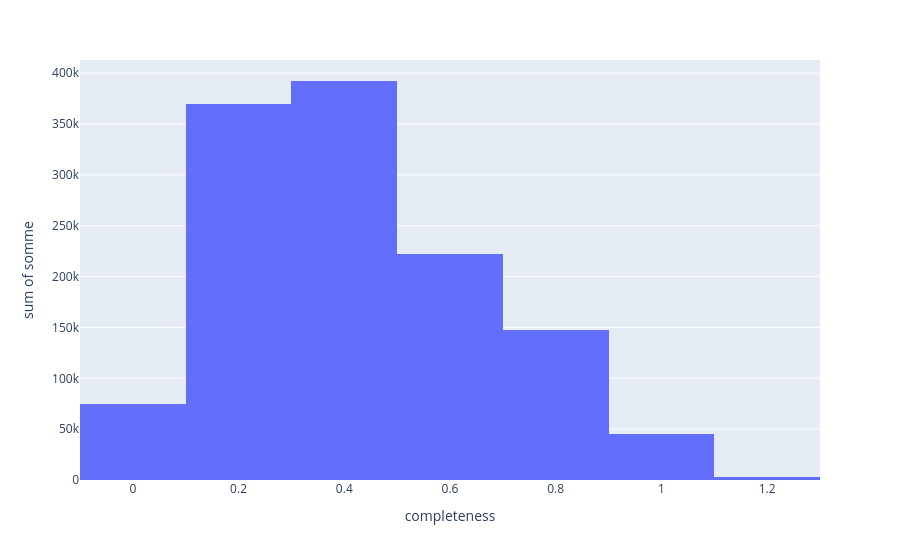

Notebook code for this chart:
### Code cell
completeness = count_for_graph(df,"completeness")

graph = px.histogram(completeness, x="completeness", y="somme", nbins=10)
graph.show()

### Figure 1 — Plotly figure (JSON) as saved in the notebook; plotly's stock layout.template omitted (floating-point values rounded to 4 significant figures)
{"data": [{"bingroup": "x", "histfunc": "sum", "hovertemplate": "completeness=%{x}<br>sum of somme=%{y}<extra></extra>", "legendgroup": "", "marker": {"color": "#636efa", "pattern": {"shape": ""}}, "name": "", "nbinsx": 10, "orientation": "v", "showlegend": false, "x": [0.0, 0.05, 0.0625, 0.06667, 0.075, 0.08333, 0.0875, 0.1, 0.15, 0.1625, 0.1667, 0.175, 0.1875, 0.2, 0.25, 0.2625, 0.275, 0.2833, 0.2875, 0.3, 0.35, 0.3625, 0.3667, 0.375, 0.3875, 0.4, 0.45, 0.4625, 0.475, 0.4833, 0.4875, 0.5, 0.55, 0.5625, 0.575, 0.5875, 0.6, 0.65, 0.6625, 0.6667, 0.675, 0.6833, 0.6875, 0.7, 0.75, 0.7625, 0.775, 0.7875, 0.8, 0.85, 0.8625, 0.875, 0.8875, 0.9, 0.95, 0.9625, 0.975, 0.9875, 1.0, 1.05, 1.062, 1.075, 1.087, 1.1], "xaxis": "x", "y": [25, 3798, 30565, 3, 38587, 1, 1329, 9941, 2163, 71484, 1, 26637, 1359, 21399, 1073, 58640, 168125, 2, 8962, 13691, 1490, 40717, 2, 152077, 17627, 5697, 2431, 22145, 108916, 1, 27520, 6842, 2431, 12616, 61169, 35060, 6576, 1904, 9219, 1, 38069, 1, 40448, 8115, 1078, 5219, 20207, 44259, 10944, 674, 3213, 10959, 40206, 10986, 244, 1190, 4849, 21964, 7784, 67, 300, 1313, 7081, 2721], "yaxis": "y", "type": "histogram"}], "layout": {"xaxis": {"anchor": "y", "domain": [0.0, 1.0], "title": {"text": "completeness"}}, "yaxis": {"anchor": "x", "domain": [0.0, 1.0], "title": {"text": "sum of somme"}}, "legend": {"tracegroupgap": 0}, "margin": {"t": 60}, "barmode": "relative"}}
